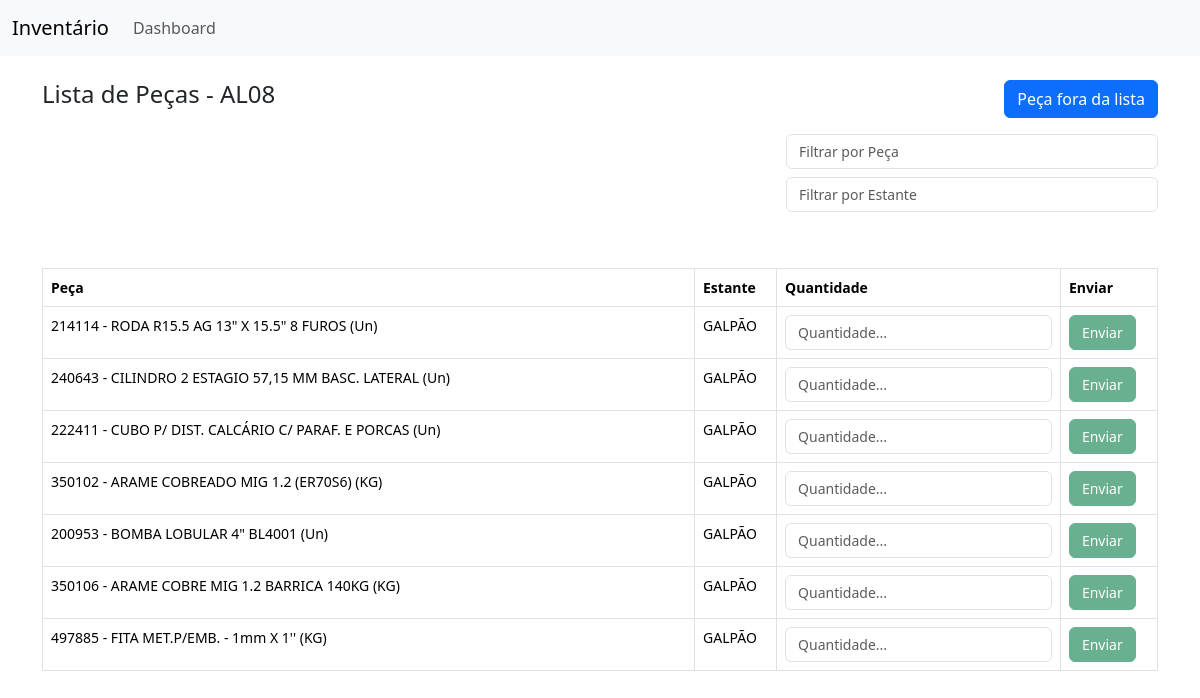
Screenshot of /inventario/AL08 with the database file from the repository.
### app/models.py (models this page shows, shortened)
class Local(db.Model):
    __tablename__ = 'locais'
    id = db.Column(db.Integer, primary_key=True)
    nome = db.Column(db.String(60), nullable=False)
    estante = db.Column(db.String(100), nullable=False)
    pecas = db.relationship('Peca', backref='local', lazy=True, cascade='all, delete-orphan')
    almoxarifado = db.Column(db.String(100), nullable=False)

class Peca(db.Model):
    __tablename__ = 'pecas'
    id = db.Column(db.Integer, primary_key=True)
    codigo = db.Column(db.String(120), nullable=False)
    descricao = db.Column(db.String(255), nullable=False)
    local_id = db.Column(db.Integer, db.ForeignKey('locais.id'), nullable=False)
    quantidade = db.relationship('Quantidade', backref='peca', lazy=True, cascade='all, delete-orphan')
    quantidade_sistema = db.Column(db.Float, nullable=True)
    peca_fora_lista = db.Column(db.Boolean, default=False)

### app/views.py (the view)
@app.route("/inventario/<local_nome>", methods=['GET'])
def local(local_nome):
    estantes = db.session.query(Local.estante).filter(Local.nome == local_nome).distinct().all()
    estantes = [estante[0] for estante in estantes] # estantes são várias tuplas, por isso se deve pegar na posição 0, ex: ('COR-D41',)
    pecas = Peca.query.join(Local).outerjoin(Quantidade).filter(
        Local.nome == local_nome, Quantidade.id == None, Peca.peca_fora_lista == False).all()
    return render_template("local/dados_inventario.html", pecas=pecas,estantes=estantes ,local=local_nome)

### app/templates/local/dados_inventario.html (shortened to what this page needs)
{% extends 'base.html' %}
{% block content %}
<main class="container mt-4">
    <div class="d-flex justify-content-between">
        <h4>Lista de Peças - {{local}}</h4>
        <button class="btn btn-primary" id="openModalButton" data-bs-toggle="modal" data-bs-target="#modalPecaForaDaLista">Peça fora da lista</button>
    </div>
    <div class="d-flex mt-3 mb-4 gap-3 justify-content-end">
        <div class="col-12 col-sm-12 col-md-4 col-lg-4 col-xl-4 text-center">
            <input type="text" id="filtroPeca" class="form-control mb-2" placeholder="Filtrar por Peça" style="font-size: 14px;">
            <input type="text" id="filtroEstante" class="form-control mb-2" placeholder="Filtrar por Estante" style="font-size: 14px;">
        </div>
    </div>
    <div style="max-height: 427px; overflow-y: auto;">
        <table class="table table-bordered mt-4" style="font-size: 14px;">
            <thead style="position: sticky; top: -1px; background-color: #fff; z-index: 1;">
                <tr>
                    <th>Peça</th>
                    <th>Estante</th>
                    <th>Quantidade</th>
                    <th>Enviar</th>
                </tr>
            </thead>
            <tbody id="tabelaPecas">
                {% if pecas %}
                    {% for peca in pecas %}
                        <tr>
                            {% if peca.descricao != '' %}
                            <td data-bs-toggle="tooltip" title="{{ peca.codigo }} - {{ peca.descricao }}">
                                <span class="codigoDescricaoPeca">{{ peca.codigo }}</span> - {{ peca.descricao }}
                            </td>
                            {% else %}
                            <td data-bs-toggle="tooltip" title="{{ peca.codigo }}"><span class="codigoDescricaoPeca">{{ peca.codigo }}</span></td>
                            {% endif %}
                            <td class="estantePeca">{{ peca.local.estante }}</td>
                            <td class="rowQuantidade"><input class="form-control quantidadePeca" type="number" placeholder="Quantidade..." style="font-size: 14px;"></td>
                            <td class="rowButton"><button class="btn btn-success openConfirmation"  style="font-size: 14px;" data-bs-toggle="modal" data-bs-target="#modalConfirmarQuantidade" disabled>Enviar</button></td>
                        </tr>
                    {% endfor %}
                {% else %}
                    <tr>
                        <td colspan="5" class="text-center" style="font-size: 20px;">Todas as peças foram preenchidas nesse local <i class="fa fa-check" style="font-size: 20px; color: #a5dc86;"></i></td>
                    </tr>
                {% endif %}
            </tbody>
        </table>
    </div>
</main>
{% endblock %}

### rows the page displays
Local: nome "AL08"
Peca: codigo "214114", descricao "RODA R15.5 AG 13\" X 15.5\" 8 FUROS (Un)", local.estante "GALPÃO"
Peca: codigo "240643", descricao "CILINDRO 2 ESTAGIO 57,15 MM BASC. LATERAL (Un)", local.estante "GALPÃO"
Peca: codigo "222411", descricao "CUBO P/ DIST. CALCÁRIO C/ PARAF. E PORCAS (Un)", local.estante "GALPÃO"
Peca: codigo "350102", descricao "ARAME COBREADO MIG 1.2 (ER70S6) (KG)", local.estante "GALPÃO"
Peca: codigo "200953", descricao "BOMBA LOBULAR 4\" BL4001 (Un)", local.estante "GALPÃO"
Peca: codigo "350106", descricao "ARAME COBRE MIG 1.2 BARRICA 140KG (KG)", local.estante "GALPÃO"
Peca: codigo "497885", descricao "FITA MET.P/EMB. - 1mm X 1'' (KG)", local.estante "GALPÃO"
